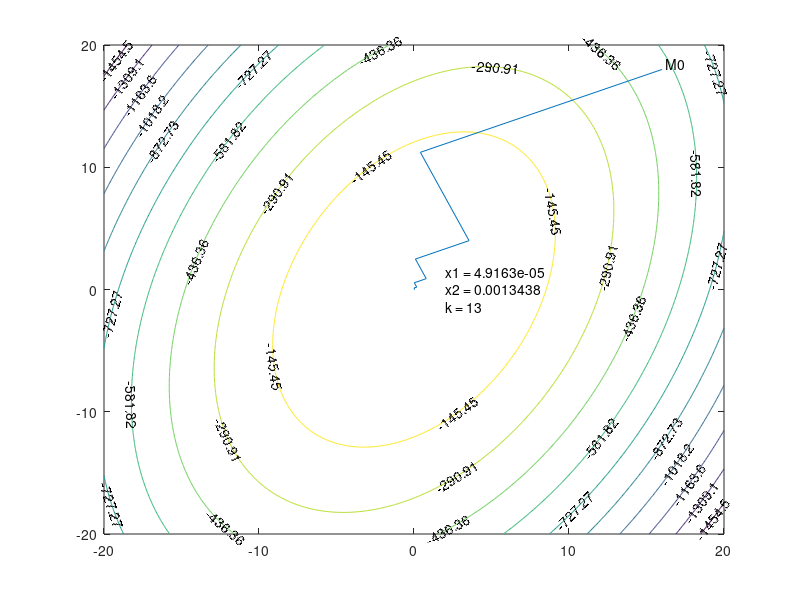

MATLAB code to generate this figure:
c1 = -2;
c2 = -1;
c12 = 1;

d = 0.01;

x1 = 16;
x2 = 18;

k = 1;
kmax = 100;

x1trace = [x1];
x2trace = [x2];
i=2;
while k<kmax;
    gr1 = 2*c1*x1 + c12*x2;
    gr2 = 2*c2*x2 + c12*x1;
    g = -(gr1^2 + gr2^2) / (2*c1*gr1^2 + 2*c2*gr2^2 + 2*c12*gr1*gr2);
    x1 = x1+g*gr1;
    x2 = x2+g*gr2; 
    x1trace(i) = x1;
    x2trace(i) = x2;
    i = i+1;
       if sqrt(gr1^2 + gr2^2) <= d;
           break;
       end
    k = k+1;
end

x = -20 : 0.1 : 20;
y = -20 : 0.1 : 20;
[X, Y] = meshgrid(x,y);
Z = c1*X.^2 + c2*Y.^2 + c12*X.*Y;
[C, h] = contour(X, Y, Z);
clabel(C, h);
hold on;

plot(x1trace, x2trace, '-');
text(x1trace(1) + 0.2, x2trace(1) + 0.5, 'M0');
text(x1 + 2, x2, ...
    strvcat(['x1 = ' num2str(x1)],...
            ['x2 = ' num2str(x2)],...
            ['k = ' num2str(k)]));